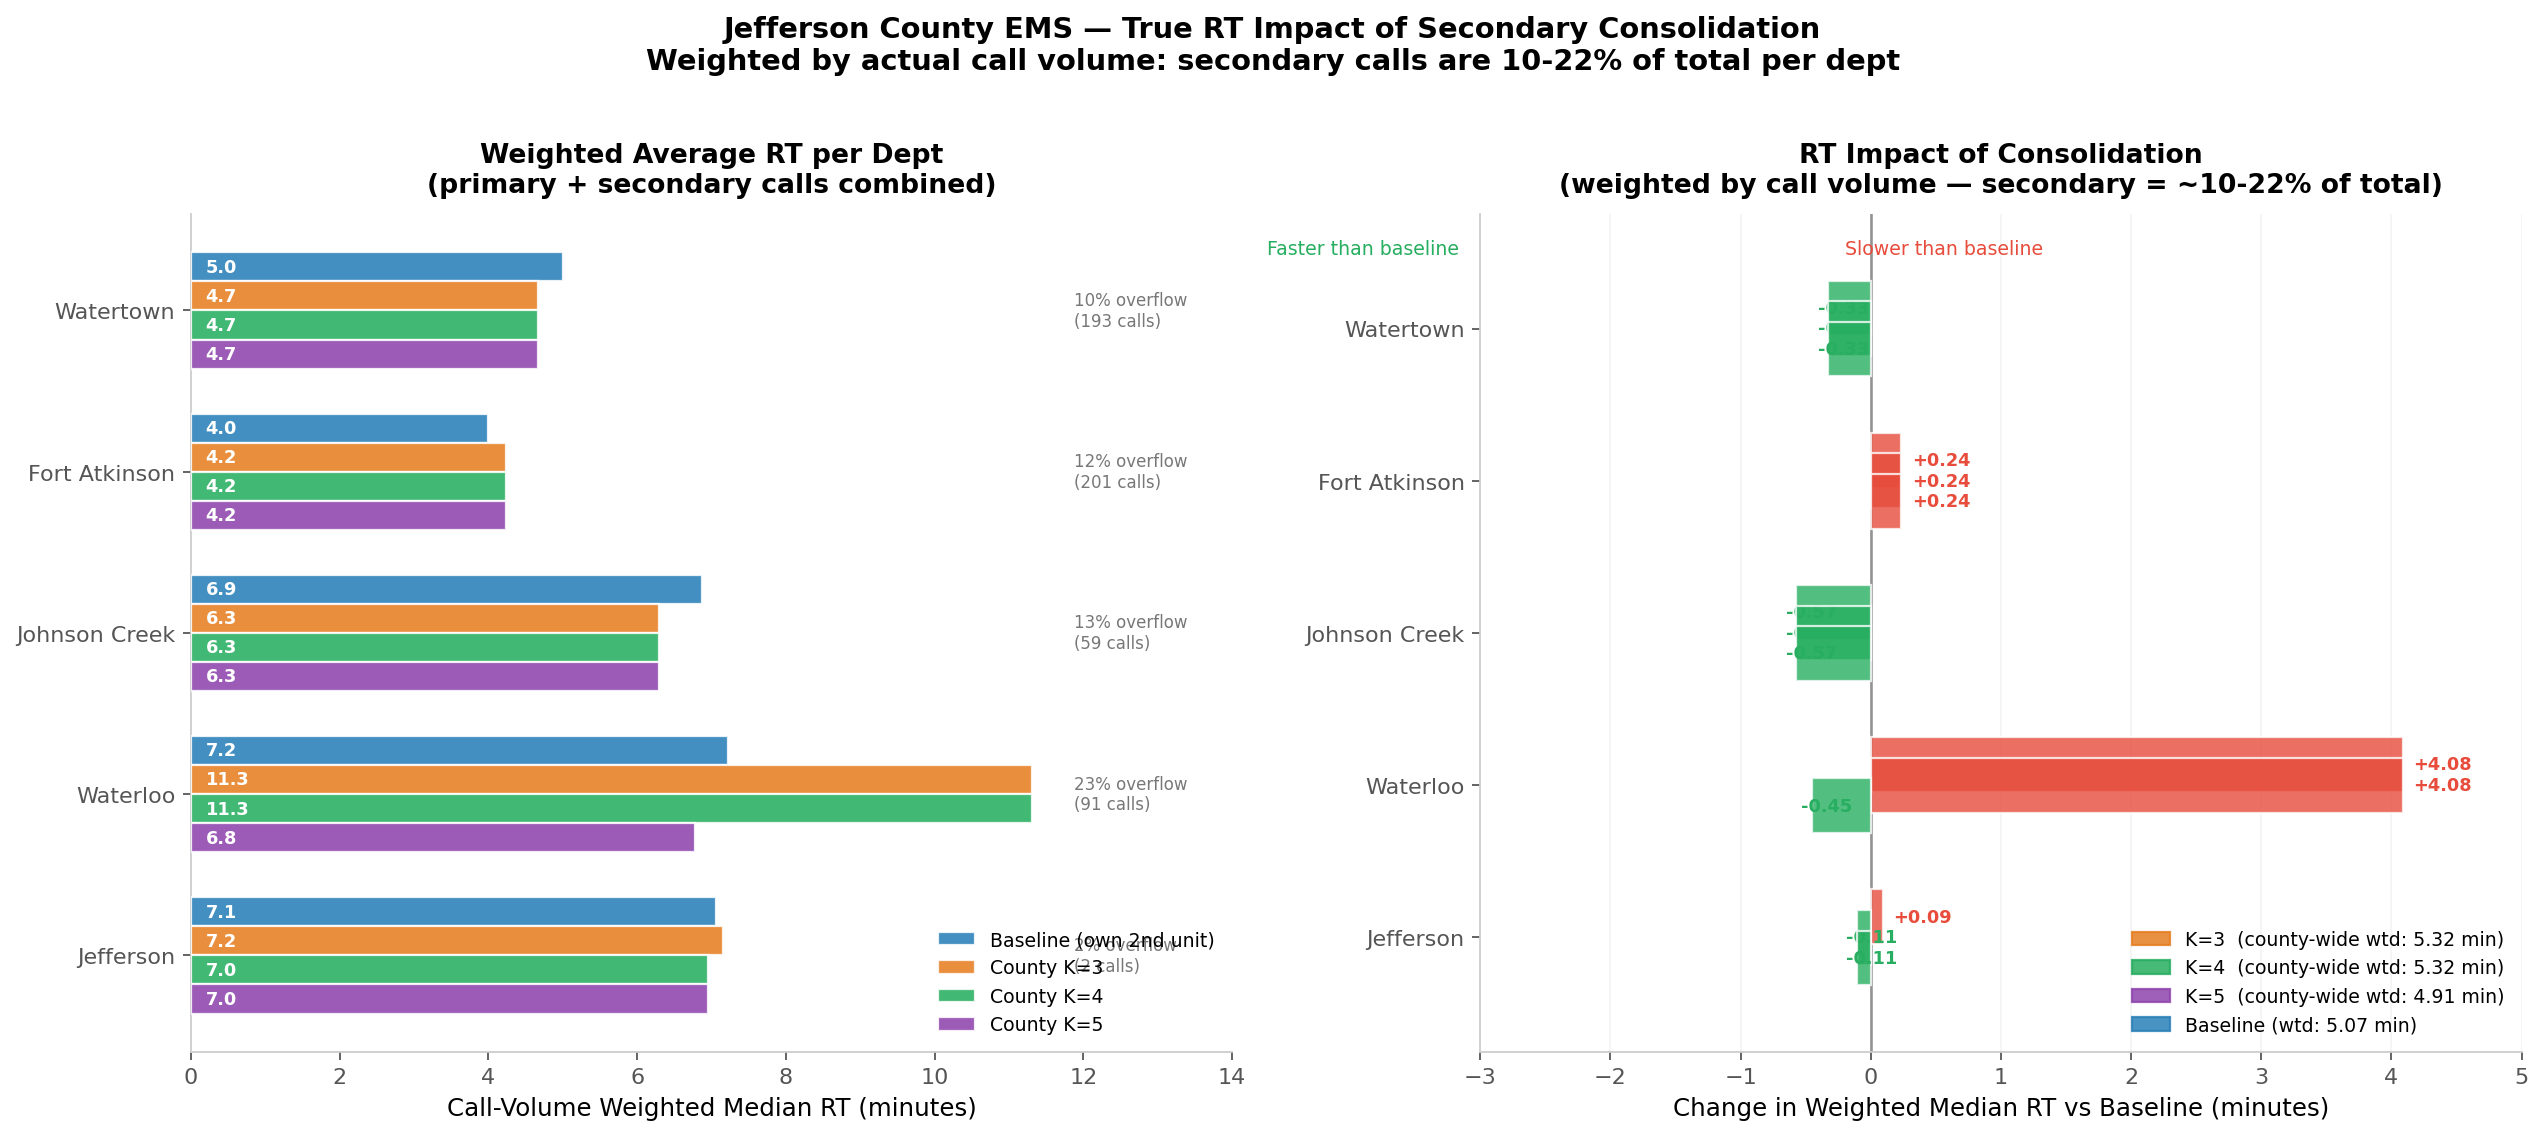

The script that saved this image:
"""
Weighted average RT per dept: baseline (own 2nd unit) vs county network K=3,4,5.
Weights = (primary calls × primary RT + secondary calls × secondary RT) / total calls.
Shows the true per-dept impact of consolidation on overall EMS response time.

Output: secondary_weighted_rt_impact.png
"""
import os, sys
import numpy as np
import pandas as pd
import matplotlib
matplotlib.use("Agg")
import matplotlib.pyplot as plt
import matplotlib.patches as mpatches
import warnings
warnings.filterwarnings("ignore")

SCRIPT_DIR = os.path.dirname(os.path.abspath(__file__))
sys.path.insert(0, SCRIPT_DIR)
import ems_dashboard_app as m

rt     = m.rt_clean
auth   = m.AUTH_EMS_CALLS
detail = pd.read_csv(os.path.join(SCRIPT_DIR, "concurrent_call_detail_jeffco.csv"))
sec    = detail[detail["Concurrent_Count"] >= 1]

# County RT per dept for K=3,4,5 (nearest station ORS drive time)
COUNTY_RT = {
    "Fort Atkinson": {3: 5.9,  4: 5.9,  5: 5.9},
    "Jefferson":     {3: 14.3, 4: 5.1,  5: 5.1},
    "Johnson Creek": {3: 1.6,  4: 1.6,  5: 1.6},
    "Waterloo":      {3: 26.0, 4: 26.0, 5: 6.0},
    "Watertown":     {3: 1.7,  4: 1.7,  5: 1.7},
}

rows = []
for dept, crt in COUNTY_RT.items():
    dept_rt  = rt[rt["Department"] == dept]["RT"].dropna()
    dept_sec = sec[sec["Dept"] == dept]["Response_Min"].dropna()
    if len(dept_rt) == 0:
        continue

    pri_calls = len(dept_rt) - len(dept_sec)
    sec_calls = len(dept_sec)
    total     = pri_calls + sec_calls
    pri_med   = dept_rt.median()
    sec_med   = dept_sec.median() if len(dept_sec) > 0 else np.nan
    sec_pct   = 100 * sec_calls / total if total > 0 else 0

    wtd_base = (pri_calls * pri_med + sec_calls * sec_med) / total if len(dept_sec) > 0 else pri_med
    wtd = {K: (pri_calls * pri_med + sec_calls * c) / total for K, c in crt.items()}

    rows.append({
        "Dept": dept, "Total": total,
        "Pri_calls": pri_calls, "Sec_calls": sec_calls, "Sec_pct": sec_pct,
        "Pri_med": pri_med, "Sec_med": sec_med,
        "Base": wtd_base,
        "K3": wtd[3], "K4": wtd[4], "K5": wtd[5],
        "Delta_K3": wtd[3] - wtd_base,
        "Delta_K4": wtd[4] - wtd_base,
        "Delta_K5": wtd[5] - wtd_base,
    })

df = pd.DataFrame(rows).sort_values("Total", ascending=True)

# County-wide weighted aggregate
total_calls_all = sum(r["Total"] for _, r in df.iterrows())
agg = {}
for col, label in [("Base","Baseline"), ("K3","K=3"), ("K4","K=4"), ("K5","K=5")]:
    agg[label] = sum(r["Total"] * r[col] for _, r in df.iterrows()) / total_calls_all

print("Per-dept weighted RT impact:")
print(df[["Dept","Total","Sec_pct","Base","K3","K4","K5","Delta_K3","Delta_K4","Delta_K5"]].round(1).to_string(index=False))
print("\nCounty-wide aggregate weighted RT:")
for k,v in agg.items():
    print(f"  {k}: {v:.2f} min")

# ── Plot ───────────────────────────────────────────────────────────────────
C_BASE = "#2980b9"
C_K3   = "#e67e22"
C_K4   = "#27ae60"
C_K5   = "#8e44ad"
C_POS  = "#e74c3c"
C_NEG  = "#27ae60"

fig, (ax1, ax2) = plt.subplots(1, 2, figsize=(16, 7))
fig.patch.set_facecolor("white")

def _spine(ax):
    for sp in ("top","right"):
        ax.spines[sp].set_visible(False)
    ax.spines["left"].set_color("#ccc")
    ax.spines["bottom"].set_color("#ccc")
    ax.tick_params(colors="#555", labelsize=10)

depts  = df["Dept"].tolist()
y      = np.arange(len(depts))
w      = 0.18

# ── Panel 1: Absolute weighted RT ─────────────────────────────────────────
for i, (col, col_c, label, off) in enumerate([
    ("Base", C_BASE, "Baseline (own 2nd unit)", 1.5*w),
    ("K3",   C_K3,  "County K=3",               0.5*w),
    ("K4",   C_K4,  "County K=4",              -0.5*w),
    ("K5",   C_K5,  "County K=5",              -1.5*w),
]):
    vals = df[col].tolist()
    ax1.barh(y + off, vals, w, color=col_c, label=label,
             edgecolor="white", alpha=0.88, zorder=3)
    for j, v in enumerate(vals):
        ax1.text(0.2, y[j] + off, f"{v:.1f}", va="center",
                 fontsize=8, color="white", fontweight="bold")

# Secondary % annotation on right
for j, (_, row) in enumerate(df.iterrows()):
    ax1.text(ax1.get_xlim()[1] if ax1.get_xlim()[1] > 0 else 15,
             y[j], f"{row['Sec_pct']:.0f}% overflow\n({int(row['Sec_calls'])} calls)",
             va="center", fontsize=7.5, color="#777")

ax1.set_yticks(y)
ax1.set_yticklabels(depts, fontsize=10)
ax1.set_xlabel("Call-Volume Weighted Median RT (minutes)", fontsize=11)
ax1.set_title("Weighted Average RT per Dept\n(primary + secondary calls combined)",
              fontsize=12, fontweight="bold", pad=10)
ax1.legend(fontsize=8.5, frameon=False, loc="lower right")
ax1.set_xlim(0, 14)
_spine(ax1)

# ── Panel 2: Delta from baseline ──────────────────────────────────────────
for col, col_c, label, off in [
    ("Delta_K3", C_K3, "County K=3", 0.25*w*3),
    ("Delta_K4", C_K4, "County K=4", 0),
    ("Delta_K5", C_K5, "County K=5", -0.25*w*3),
]:
    deltas = df[col].tolist()
    colors = [C_POS if d > 0.05 else (C_NEG if d < -0.05 else "#aaa") for d in deltas]
    bars = ax2.barh(y + off, deltas, w*2, color=colors,
                    edgecolor="white", alpha=0.8, zorder=3)
    for j, d in enumerate(deltas):
        offset = 0.08 if d >= 0 else -0.08
        ax2.text(d + offset, y[j] + off, f"{d:+.2f}",
                 va="center", fontsize=8,
                 color=C_POS if d > 0.05 else (C_NEG if d < -0.05 else "#888"),
                 fontweight="bold")

ax2.axvline(0, color="#333", linewidth=1.2, alpha=0.5)
ax2.fill_between([-5, 5], -0.5, len(depts)-0.5, alpha=0)  # invisible, just sets range
ax2.text(0.35,  0.97, "Slower than baseline", transform=ax2.transAxes,
         fontsize=8.5, color=C_POS, va="top", ha="left")
ax2.text(-0.02, 0.97, "Faster than baseline", transform=ax2.transAxes,
         fontsize=8.5, color=C_NEG, va="top", ha="right")

ax2.set_yticks(y)
ax2.set_yticklabels(depts, fontsize=10)
ax2.set_xlabel("Change in Weighted Median RT vs Baseline (minutes)", fontsize=11)
ax2.set_title("RT Impact of Consolidation\n(weighted by call volume — secondary = ~10-22% of total)",
              fontsize=12, fontweight="bold", pad=10)

legend_els = [
    mpatches.Patch(color=C_K3, alpha=0.85, label=f"K=3  (county-wide wtd: {agg['K=3']:.2f} min)"),
    mpatches.Patch(color=C_K4, alpha=0.85, label=f"K=4  (county-wide wtd: {agg['K=4']:.2f} min)"),
    mpatches.Patch(color=C_K5, alpha=0.85, label=f"K=5  (county-wide wtd: {agg['K=5']:.2f} min)"),
    mpatches.Patch(color=C_BASE, alpha=0.85, label=f"Baseline (wtd: {agg['Baseline']:.2f} min)"),
]
ax2.legend(handles=legend_els, fontsize=8.5, frameon=False, loc="lower right")
ax2.set_xlim(-3, 5)
ax2.grid(axis="x", alpha=0.2, color="#ccc")
_spine(ax2)

fig.suptitle(
    "Jefferson County EMS — True RT Impact of Secondary Consolidation\n"
    "Weighted by actual call volume: secondary calls are 10-22% of total per dept",
    fontsize=13, fontweight="bold", y=1.01
)
plt.tight_layout()
out = os.path.join(SCRIPT_DIR, "secondary_weighted_rt_impact.png")
fig.savefig(out, dpi=160, bbox_inches="tight", facecolor="white")
plt.close(fig)
print(f"\nSaved: {out}")
